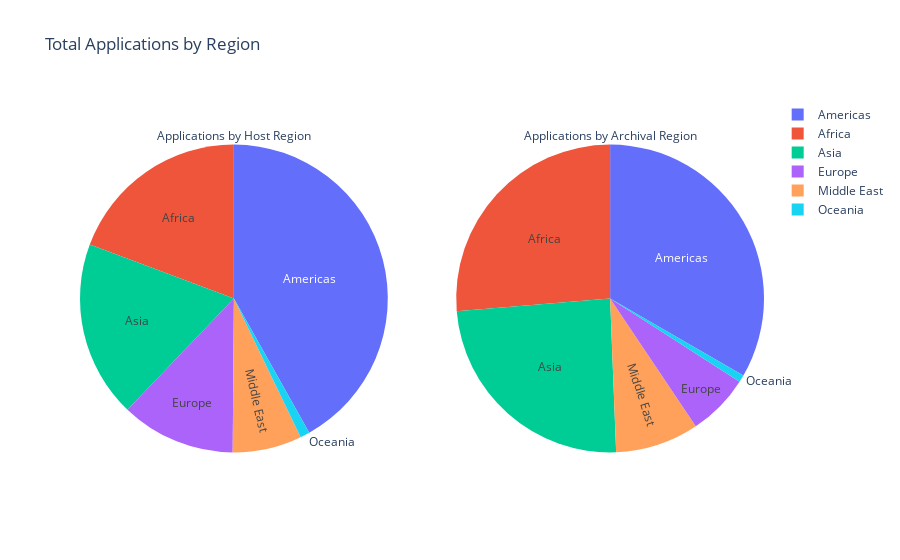

The cell this chart's notebook holds for it:
### Code cell
fig = make_subplots(rows=1, cols=2, specs=[[{'type':'domain'}, {'type':'domain'}]])
fig.add_trace(go.Pie(values=all_apps['Host Region'].value_counts(), labels = all_apps['Host Region'].value_counts().index, title = "Applications by Host Region"), 1, 1)
fig.add_trace(go.Pie(values=all_apps['Archival Region'].value_counts(), labels =all_apps['Archival Region'].value_counts().index, title = "Applications by Archival Region"), 1, 2)

fig.update_traces(hoverinfo='label+percent+value', textinfo='label')
fig.update_layout(title_text="Total Applications by Region")
fig.show()

### Figure 1 — Plotly figure (JSON) as saved in the notebook; plotly's stock layout.template omitted (floating-point values rounded to 4 significant figures)
{"data": [{"domain": {"x": [0, 0.45], "y": [0, 1]}, "hoverinfo": "label+percent+value", "labels": ["Americas", "Africa", "Asia", "Europe", "Middle East", "Oceania"], "textinfo": "label", "title": {"text": "Applications by Host Region"}, "type": "pie", "values": [167, 77, 74, 48, 29, 4]}, {"domain": {"x": [0.55, 1], "y": [0, 1]}, "hoverinfo": "label+percent+value", "labels": ["Americas", "Africa", "Asia", "Middle East", "Europe", "Oceania"], "textinfo": "label", "title": {"text": "Applications by Archival Region"}, "type": "pie", "values": [133, 105, 97, 35, 26, 3]}], "layout": {"title": {"text": "Total Applications by Region"}}}
